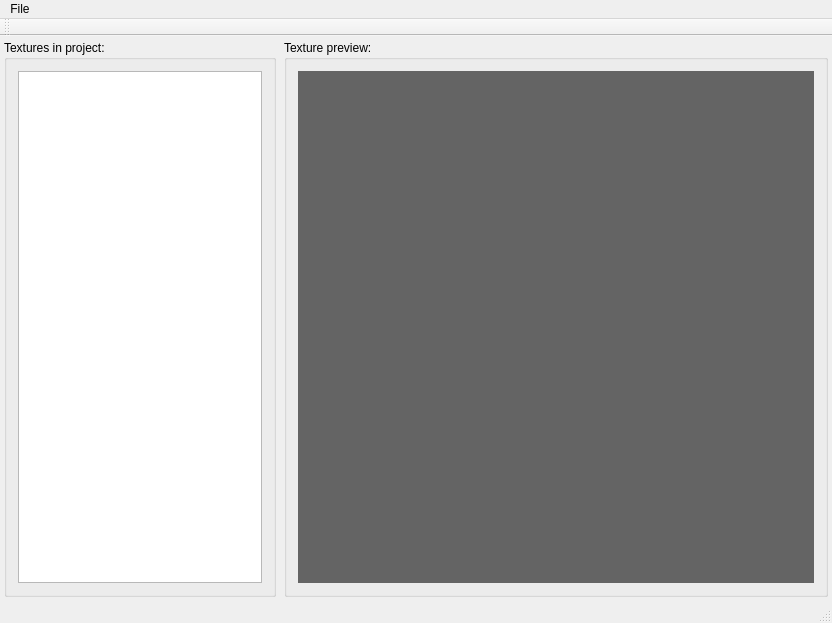
<?xml version="1.0" encoding="UTF-8"?>
<ui version="4.0">
 <class>MainWindow</class>
 <widget class="QMainWindow" name="MainWindow">
  <property name="geometry">
   <rect>
    <x>0</x>
    <y>0</y>
    <width>832</width>
    <height>620</height>
   </rect>
  </property>
  <property name="windowTitle">
   <string>MainWindow</string>
  </property>
  <widget class="QWidget" name="CentralWidget">
   <layout class="QHBoxLayout" name="horizontalLayout" stretch="1,2">
    <property name="spacing">
     <number>8</number>
    </property>
    <property name="leftMargin">
     <number>4</number>
    </property>
    <property name="topMargin">
     <number>4</number>
    </property>
    <property name="rightMargin">
     <number>4</number>
    </property>
    <property name="bottomMargin">
     <number>4</number>
    </property>
    <item>
     <widget class="QGroupBox" name="ListGroup">
      <property name="title">
       <string>Textures in project:</string>
      </property>
      <layout class="QVBoxLayout" name="verticalLayout">
       <item>
        <widget class="QListWidget" name="ListWidget">
         <property name="selectionRectVisible">
          <bool>true</bool>
         </property>
        </widget>
       </item>
      </layout>
     </widget>
    </item>
    <item>
     <widget class="QGroupBox" name="PreviewGroup">
      <property name="title">
       <string>Texture preview:</string>
      </property>
      <layout class="QHBoxLayout" name="horizontalLayout_2">
       <item>
        <widget class="QWidget" name="Preview" native="true">
         <property name="minimumSize">
          <size>
           <width>512</width>
           <height>512</height>
          </size>
         </property>
         <property name="styleSheet">
          <string notr="true">background-color: rgb(100, 100, 100);</string>
         </property>
        </widget>
       </item>
      </layout>
     </widget>
    </item>
   </layout>
  </widget>
  <widget class="QMenuBar" name="MenuBar">
   <property name="geometry">
    <rect>
     <x>0</x>
     <y>0</y>
     <width>832</width>
     <height>22</height>
    </rect>
   </property>
   <widget class="QMenu" name="MenuFile">
    <property name="title">
     <string>File</string>
    </property>
    <addaction name="ActionSetCurrentProject"/>
    <addaction name="separator"/>
    <addaction name="ActionImportImage"/>
    <addaction name="separator"/>
    <addaction name="ActionQuit"/>
   </widget>
   <addaction name="MenuFile"/>
  </widget>
  <widget class="QToolBar" name="MainToolBar">
   <attribute name="toolBarArea">
    <enum>TopToolBarArea</enum>
   </attribute>
   <attribute name="toolBarBreak">
    <bool>false</bool>
   </attribute>
  </widget>
  <widget class="QStatusBar" name="StatusBar"/>
  <action name="ActionSetCurrentProject">
   <property name="text">
    <string>Set current project...</string>
   </property>
  </action>
  <action name="ActionImportImage">
   <property name="text">
    <string>Import image...</string>
   </property>
  </action>
  <action name="ActionQuit">
   <property name="text">
    <string>Quit</string>
   </property>
  </action>
 </widget>
 <layoutdefault spacing="6" margin="11"/>
 <resources/>
 <connections/>
</ui>
